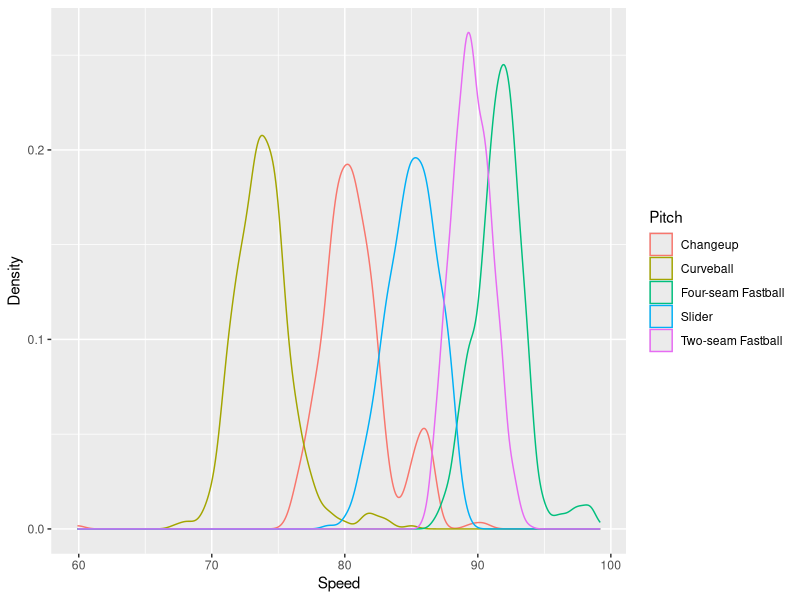

Here is the R script that generated this plot: (Note: this script raises an error after producing the figure.)
# cluster_pitches.R
library(readr)
library(tibble)
library(tidyr)
library(dplyr)
library(mclust)
library(ggplot2)

# Read input data ----------------------------

abrv <- read_csv("./pitch_abbreviations.csv")
pitches <- 
    read_csv("./porcello_2016_pitches.csv") %>%
    mutate(Pitch = as.character(sapply(
        pitch_type, function(x) { abrv$Desc[abrv$Pitch == x]}))) %>%
    filter(Pitch != "Pitch Out") %>%
    filter(Pitch != "Sinker") %>%
    filter(!is.na(start_speed))

# Exploratory plotting -----------------------

# Density of pitch type by speed
speed <- ggplot(pitches, aes(start_speed)) + 
    geom_density(aes(color = Pitch)) + 
    labs(x = "Speed", y = "Density")
ggsave("./images/test.png")
 
# Pitch movement by type
type <- ggplot(pitches, aes(x = pfx_x, y = pfx_z)) +
    geom_point(aes(color = Pitch)) +
    labs(x = "Horizontal Movement", y = "Vertical Movement") 
 
# Speed and movement across pitch types
facet <- ggplot(pitches, aes(x = pfx_x, y = pfx_z)) + 
    geom_point(aes(color = start_speed)) +
    scale_color_gradient(low = "yellow", high = "red") + 
    facet_grid(. ~ Pitch) +
    labs(x = "Horizontal Movement", y = "Vertical Movement",
         color = "Speed")
 
# Cluster pitches --------------------------
p <- select(pitches, start_speed, break_y, break_length, break_angle,
            pfx_x, pfx_z, Pitch, type_confidence) 
clust <- Mclust(p[,c("start_speed", "break_y", "break_length", "break_angle")])
#> Best model : ellipsoidal, equal shape (VEV) with 9 components 
 
# Record BIC from EM algorithm
clustBIC <- mclustBIC(p[, c("start_speed", "break_y", "break_length", "break_angle")])


# Cluster analysis -------------------------

# Attach cluster membership and probability to each observation
p$cclass <- clust$class
cProb <- data.frame(clust$z)
p <- bind_cols(p, cProb)

# Compare cluster class to MLB class
classes <- 
    as.data.frame(table(p$cclass, p$Pitch)) %>%
    rename(Cluster = Var1, mlb = Var2, count = Freq) %>%
    spread(mlb, count)

# Create matrix of normalized MLB classes by each cluster
classes.norm <- data.frame(matrix(NA, nrow = nrow(classes), ncol = ncol(classes) - 1))
for (i in 1:nrow(classes)) {
    # Total pitch count per cluster
    total <- sum(classes[i,-1])
    
    for (j in 2:ncol(classes)) {
        # Normalize values within each row (cluster)
        classes.norm[i, j - 1] <- classes[i, j] / total
    }
}

# Rename columns and add cluster ID
classes.norm <-
    rename(classes.norm, "Changeup" = X1, "Curveball" = X2, 
           "Four-seam Fastball" = X3, "Slider" = X4, "Two-seam Fastball" = X5) %>%
    mutate(Cluster = as.factor(1:9))

# Reshape and combine raw and normalized pitch counts
raw.count <- 
    classes %>%
    gather(`Changeup`, `Curveball`, `Four-seam Fastball`, `Slider`, 
           `Two-seam Fastball`, key = "MLB", value = "Count")
norm.count <-
    classes.norm %>%
    gather(`Changeup`, `Curveball`, `Four-seam Fastball`,
           `Slider`, `Two-seam Fastball`, key = "MLB", value = "Frequency")

combined <- inner_join(raw.count, norm.count, by = c("Cluster", "MLB"))

# Plot classification table   
ggplot(combined, aes(x = MLB, y = Cluster)) +
    geom_tile(aes(fill = Frequency)) +
    scale_fill_gradient(low = "lightblue", high = "darkblue") + 
    labs(x = "", y = "Cluster")

# Clusters by movement
ggplot(p, aes(x = pfx_x, y = pfx_z)) +
    geom_point(aes(color = as.character(cclass)))
